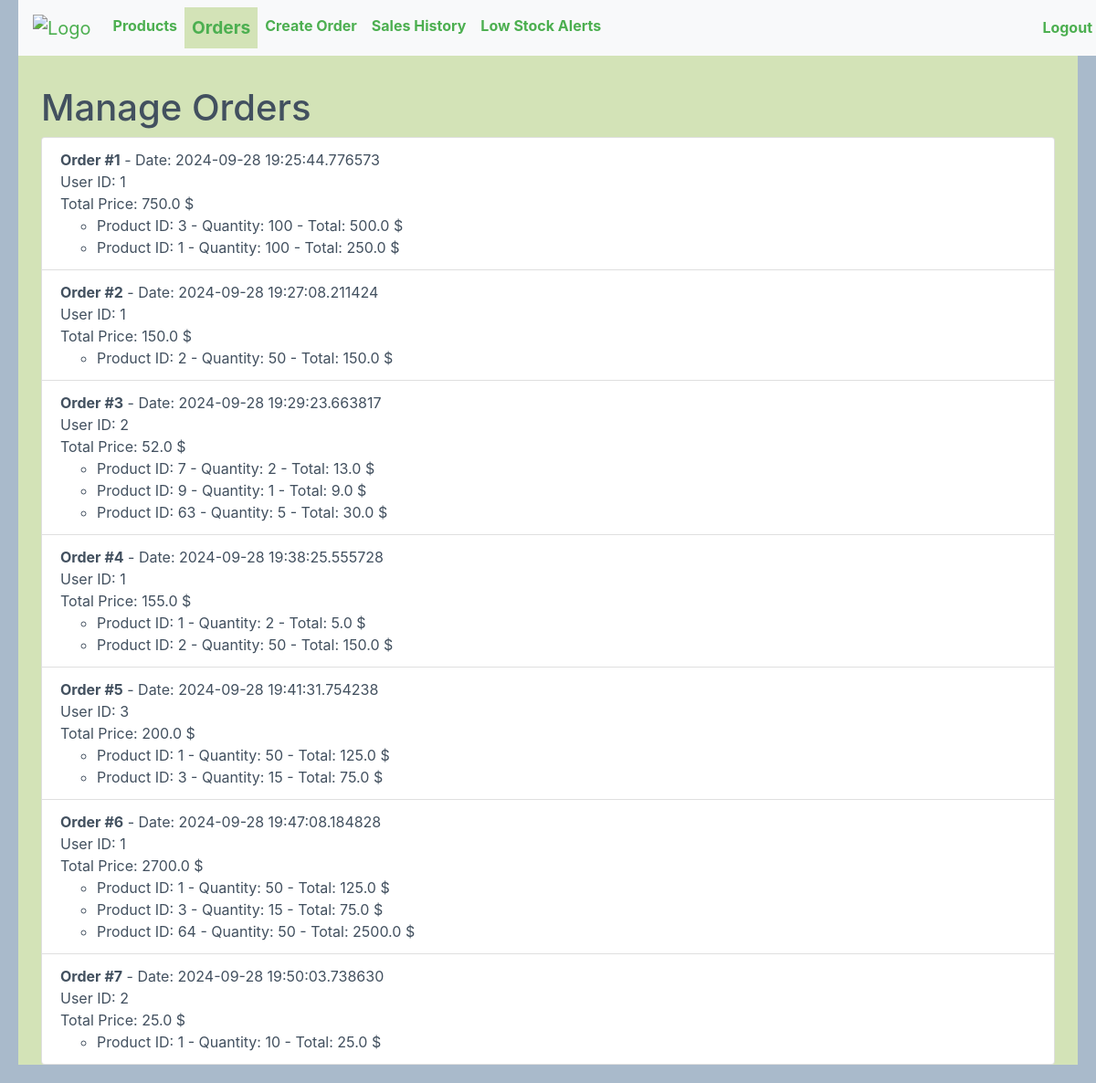
Page /orders (signed in) on the committed database.
### app/models.py (models this page shows)
class Order(db.Model):
    id = db.Column(db.Integer, primary_key=True)
    user_id = db.Column(db.Integer, db.ForeignKey('user.id'), nullable=False)
    total_price = db.Column(db.Float, nullable=False)
    timestamp = db.Column(db.DateTime, nullable=False, default=datetime.utcnow)
    order_items = db.relationship('OrderItem', backref='order', lazy=True)

class OrderItem(db.Model):
    id = db.Column(db.Integer, primary_key=True)
    order_id = db.Column(db.Integer, db.ForeignKey('order.id'), nullable=False)
    product_id = db.Column(db.Integer, db.ForeignKey('product.id'), nullable=False)
    quantity = db.Column(db.Integer, nullable=False)
    total_price = db.Column(db.Float, nullable=False)

### app/routes.py (the view)
@app.route('/orders')
@login_required
def manage_orders():
    orders = Order.query.all()
    return render_template('orders.html', orders=orders)

### app/routes.py (called while the page is built)
def login_required(f):
    @wraps(f)
    def decorated_function(*args, **kwargs):
        if 'user_id' not in session:
            flash('You need to be logged in to access this page.')
            return redirect(url_for('login'))
        return f(*args, **kwargs)
    return decorated_function

### app/templates/orders.html
{% extends 'base.html' %}
{% block content %}
<h1>Manage Orders</h1>
<ul class="list-group">
    {% for order in orders %}
    <li class="list-group-item">
        <strong>Order #{{ order.id }}</strong> - Date: {{ order.timestamp }}<br>
        User ID: {{ order.user_id }}<br>
        Total Price: {{ order.total_price }} $
        <ul>
            {% for item in order.order_items %}
            <li>
                Product ID: {{ item.product_id }} - Quantity: {{ item.quantity }} - Total: {{ item.total_price }} $
            </li>
            {% endfor %}
        </ul>
    </li>
    {% endfor %}
</ul>
{% endblock %}

### app/templates/base.html (shortened to what this page needs)
<!doctype html>
<html lang="fr">
<head>
    <link href="https://stackpath.bootstrapcdn.com/bootstrap/4.5.2/css/bootstrap.min.css" rel="stylesheet">
</head>
<body>
    <nav class="navbar navbar-expand-md navbar-light bg-light">
        <a class="navbar-brand" href="{{ url_for('index') }}">
            <img src="{{ url_for('static', filename='images/download.png') }}" alt="Logo" style="height: 40px; color: #4CAF50;">
        </a>
        <div class="collapse navbar-collapse" id="navbarNav">
            <ul class="navbar-nav mr-auto">
                <li class="nav-item">
                    <a class="nav-link {% if request.endpoint == 'manage_products' %}nav-link-active{% endif %}" href="{{ url_for('manage_products') }}" style="color: #4CAF50;font-weight:bold;">Products</a>
                </li>
                <li class="nav-item">
                    <a class="nav-link {% if request.endpoint == 'manage_orders' %}nav-link-active{% endif %}" href="{{ url_for('manage_orders') }}" style="color: #4CAF50;font-weight:bold;">Orders</a>
                </li>
                <li class="nav-item">
                    <a class="nav-link {% if request.endpoint == 'create_order' %}nav-link-active{% endif %}" href="{{ url_for('create_order') }}" style="color: #4CAF50;font-weight:bold;">Create Order</a>
                </li>
                <li class="nav-item">
                    <a class="nav-link {% if request.endpoint == 'sales_history' %}nav-link-active{% endif %}" href="{{ url_for('sales_history') }}" style="color: #4CAF50;font-weight:bold;">Sales History</a>
                </li>
                <li class="nav-item">
                    <a class="nav-link {% if request.endpoint == 'low_stock_alerts' %}nav-link-active{% endif %}" href="{{ url_for('low_stock_alerts') }}" style="color: #4CAF50;font-weight:bold;">Low Stock Alerts</a>
                </li>
            </ul>
            <ul class="navbar-nav ml-auto">
                {% if 'user_id' in session %}
                    <li class="nav-item">
                        <a class="nav-link {% if request.endpoint == 'logout' %}nav-link-active{% endif %}" href="{{ url_for('logout') }}" style="color: #4CAF50;font-weight:bold;">Logout</a>
                    </li>
                {% endif %}
            </ul>
        </div>
    </nav>
    <div class="content-wrapper">
        <div class="container mt-4">
            {% block content %}{% endblock %}
        </div>
    </div>
</body>
</html>

### app/templates/base.html (style rules this page uses)
.navbar { top: 0; position: fixed; width: 100%; z-index: 1000; background-image: url('./download(4).png'); background-size: cover; background-position: center; }
.content-wrapper { padding-top: 50px; }
body { background-color: #D3E3B7; color: #42505f; border: 20px solid #a9bacb; }
.nav-link-active { font-weight: bold; font-size: 1.2rem; background-color: #D3E3B7; }

### rows in the picture
Order: id "1", timestamp "2024-09-28 19:25:44.776573", user_id "1", total_price "750.0"
OrderItem: product_id "3", quantity "100", total_price "500.0"
OrderItem: product_id "1", quantity "100", total_price "250.0"
Order: id "2", timestamp "2024-09-28 19:27:08.211424", user_id "1", total_price "150.0"
OrderItem: product_id "2", quantity "50", total_price "150.0"
Order: id "3", timestamp "2024-09-28 19:29:23.663817", user_id "2", total_price "52.0"
OrderItem: product_id "7", quantity "2", total_price "13.0"
OrderItem: product_id "9", quantity "1", total_price "9.0"
OrderItem: product_id "63", quantity "5", total_price "30.0"
Order: id "4", timestamp "2024-09-28 19:38:25.555728", user_id "1", total_price "155.0"
OrderItem: product_id "1", quantity "2", total_price "5.0"
OrderItem: product_id "2", quantity "50", total_price "150.0"
Order: id "5", timestamp "2024-09-28 19:41:31.754238", user_id "3", total_price "200.0"
OrderItem: product_id "1", quantity "50", total_price "125.0"
OrderItem: product_id "3", quantity "15", total_price "75.0"
Order: id "6", timestamp "2024-09-28 19:47:08.184828", user_id "1", total_price "2700.0"
OrderItem: product_id "1", quantity "50", total_price "125.0"
OrderItem: product_id "3", quantity "15", total_price "75.0"
OrderItem: product_id "64", quantity "50", total_price "2500.0"
Order: id "7", timestamp "2024-09-28 19:50:03.738630", user_id "2", total_price "25.0"
OrderItem: product_id "1", quantity "10", total_price "25.0"
